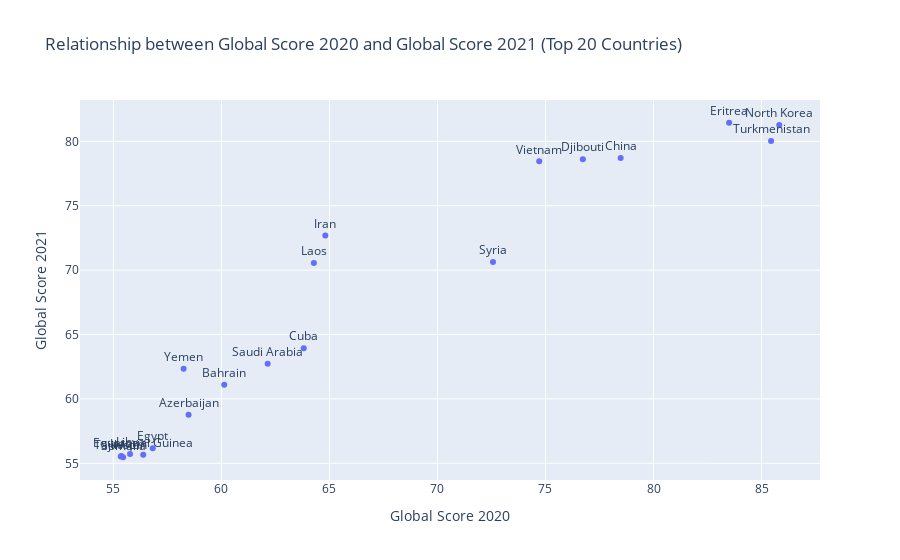

Write notebook code for a chart like this one.
### Code cell
top_20_df = df.sort_values(by='Global Score 2021', ascending=False).head(20)
fig = px.scatter(top_20_df, x='Global Score 2020', y='Global Score 2021', text='Country Name', title='Relationship between Global Score 2020 and Global Score 2021 (Top 20 Countries)')
fig.update_traces(textposition='top center')
fig.update_layout(xaxis=dict(title='Global Score 2020'), yaxis=dict(title='Global Score 2021'))
fig.show()

### Figure 1 — Plotly figure (JSON) as saved in the notebook; plotly's stock layout.template omitted (floating-point values rounded to 4 significant figures)
{"data": [{"hovertemplate": "Global Score 2020=%{x}<br>Global Score 2021=%{y}<br>Country Name=%{text}<extra></extra>", "legendgroup": "", "marker": {"color": "#636efa", "symbol": "circle"}, "mode": "markers+text", "name": "", "orientation": "v", "showlegend": false, "text": ["Eritrea", "North Korea", "Turkmenistan", "China", "Djibouti", "Vietnam", "Iran", "Syria", "Laos", "Cuba", "Saudi Arabia", "Yemen", "Bahrain", "Azerbaijan", "Egypt", "Libya", "Equatorial Guinea", "Iraq", "Tajikistan", "Somalia"], "textposition": "top center", "type": "scatter", "x": [83.5, 85.82, 85.44, 78.48, 76.73, 74.71, 64.81, 72.57, 64.28, 63.81, 62.14, 58.25, 60.13, 58.48, 56.82, 55.77, 56.38, 55.37, 55.34, 55.45], "xaxis": "x", "y": [81.45, 81.28, 80.03, 78.72, 78.62, 78.46, 72.7, 70.63, 70.56, 63.94, 62.73, 62.35, 61.1, 58.77, 56.17, 55.73, 55.67, 55.57, 55.52, 55.47], "yaxis": "y"}], "layout": {"legend": {"tracegroupgap": 0}, "title": {"text": "Relationship between Global Score 2020 and Global Score 2021 (Top 20 Countries)"}, "xaxis": {"anchor": "y", "domain": [0, 1], "title": {"text": "Global Score 2020"}}, "yaxis": {"anchor": "x", "domain": [0, 1], "title": {"text": "Global Score 2021"}}}}
